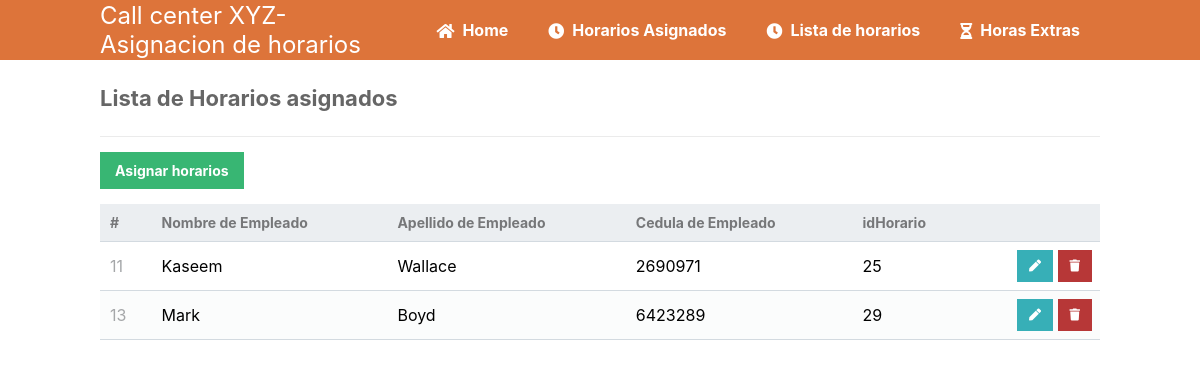
Screenshot of /Read_asignar.php with the database file from the repository.
### tables this page shows
CREATE TABLE `empleado_horario` (
  `idEmpleados` int(11) NOT NULL,
  `idHorario` int(11) NOT NULL,
  `fecha` varchar(45) NOT NULL
);

CREATE TABLE `empleados` (
  `idEmpleados` int(11) NOT NULL,
  `nombre` varchar(45) NOT NULL,
  `apellido` varchar(45) NOT NULL,
  `cedula` int(20) NOT NULL,
  `fecha_ingreso` varchar(45) NOT NULL,
  `fecha_egreso` varchar(45) NOT NULL,
  `direccion` varchar(100) NOT NULL,
  `telefono` varchar(45) NOT NULL,
  `estado_laboral` varchar(45) NOT NULL,
  `idCargo_Empleado` int(11) NOT NULL,
  `idDepartamento` int(11) NOT NULL
);

### Read_asignar.php (the view, shortened to what this page needs)
<?php
include 'functions.php';
$pdo = pdo_connect_mysql();
$page = isset($_GET['page']) && is_numeric($_GET['page']) ? (int)$_GET['page'] : 1;
$records_per_page = 5;
$stmt = $pdo->prepare('SELECT *
FROM empleado_horario
JOIN empleados ON empleados.idEmpleados = empleado_horario.idEmpleados
ORDER BY empleado_horario.idEmpleados LIMIT :current_page, :record_per_page');
$stmt->bindValue(':current_page', ($page-1)*$records_per_page, PDO::PARAM_INT);
$stmt->bindValue(':record_per_page', $records_per_page, PDO::PARAM_INT);
$stmt->execute();
$empleado_horario = $stmt->fetchAll(PDO::FETCH_ASSOC);
?>
<?=template_header('Read')?>
<div class="content read">
	<h2>Lista de Horarios asignados</h2>
	<a href="asignar.php" class="create-contact"> Asignar horarios</a>
	<table>
        <thead>
            <tr>
                <td>#</td>
                <td>Nombre de Empleado</td>
                <td>Apellido de Empleado</td>
                <td>Cedula de Empleado</td>
                <td>idHorario</td>
                <td></td>
            </tr>
        </thead>
        <tbody>
            <?php foreach ($empleado_horario as $contact2): ?>
            <tr>
                <td><?=$contact2['idEmpleados']?></td>
                <td><?=$contact2['nombre']?></td>
                <td><?=$contact2['apellido']?></td>
                <td><?=$contact2['cedula']?></td>
                <td><?=$contact2['idHorario']?></td>
                <td class="actions">
                    <a href="update_asignar.php?idEmpleados=<?=$contact2['idEmpleados']?>" class="edit"><i class="fas fa-pen fa-xs"></i></a>
                    <a href="delete_Asignar.php?idEmpleados=<?=$contact2['idEmpleados']?>&idHorario=<?=$contact2['idHorario']?>" class="trash"><i class="fas fa-trash fa-xs"></i></a>
                </td>
            </tr>
            <?php endforeach; ?>
        </tbody>
    </table>
</div>
<?=template_footer()?>

### style.css (style rules this page uses)
* { box-sizing: border-box; font-family: -apple-system, BlinkMacSystemFont, "segoe ui", roboto, oxygen, ubuntu, cantarell, "fira sans", "droid sans", "helvetica neue", Arial, sans-serif; font-size: 16px; -webkit-font-smoothing: antialiased; -moz-osx-font-smoothing: grayscale; }
body { background-color: #FFFFFF; margin: 0; }
.content { width: 1000px; margin: 0 auto; }
.content h2 { margin: 0; padding: 25px 0; font-size: 22px; border-bottom: 1px solid #ebebeb; color: #666666; }
.read .create-contact { display: inline-block; text-decoration: none; background-color: #38b673; font-weight: bold; font-size: 14px; color: #FFFFFF; padding: 10px 15px; margin: 15px 0; }
.read table { width: 100%; padding-top: 30px; border-collapse: collapse; }
.read table thead { background-color: #ebeef1; border-bottom: 1px solid #d3dae0; }
.read table thead td { padding: 10px; font-weight: bold; color: #767779; font-size: 14px; }
.read table tbody tr { border-bottom: 1px solid #d3dae0; }
.read table tbody tr:nth-child(even) { background-color: #fbfcfc; }
.read table tbody tr td { padding: 10px; }
.read table tbody tr td:nth-child(1) { color: #a5a7a9; }
.read table tbody tr td.actions { padding: 8px; text-align: right; }
.read table tbody tr td.actions .edit, .read table tbody tr td.actions .trash { display: inline-flex; text-align: right; text-decoration: none; color: #FFFFFF; padding: 10px 12px; }
.read table tbody tr td.actions .trash { background-color: #b73737; }
.read table tbody tr td.actions .edit { background-color: #37afb7; }

### rows the page displays
empleado_horario: empleados.idEmpleados "11", empleados.nombre "Kaseem", empleados.apellido "Wallace", empleados.cedula "2690971", idHorario "25"
empleado_horario: empleados.idEmpleados "13", empleados.nombre "Mark", empleados.apellido "Boyd", empleados.cedula "6423289", idHorario "29"
